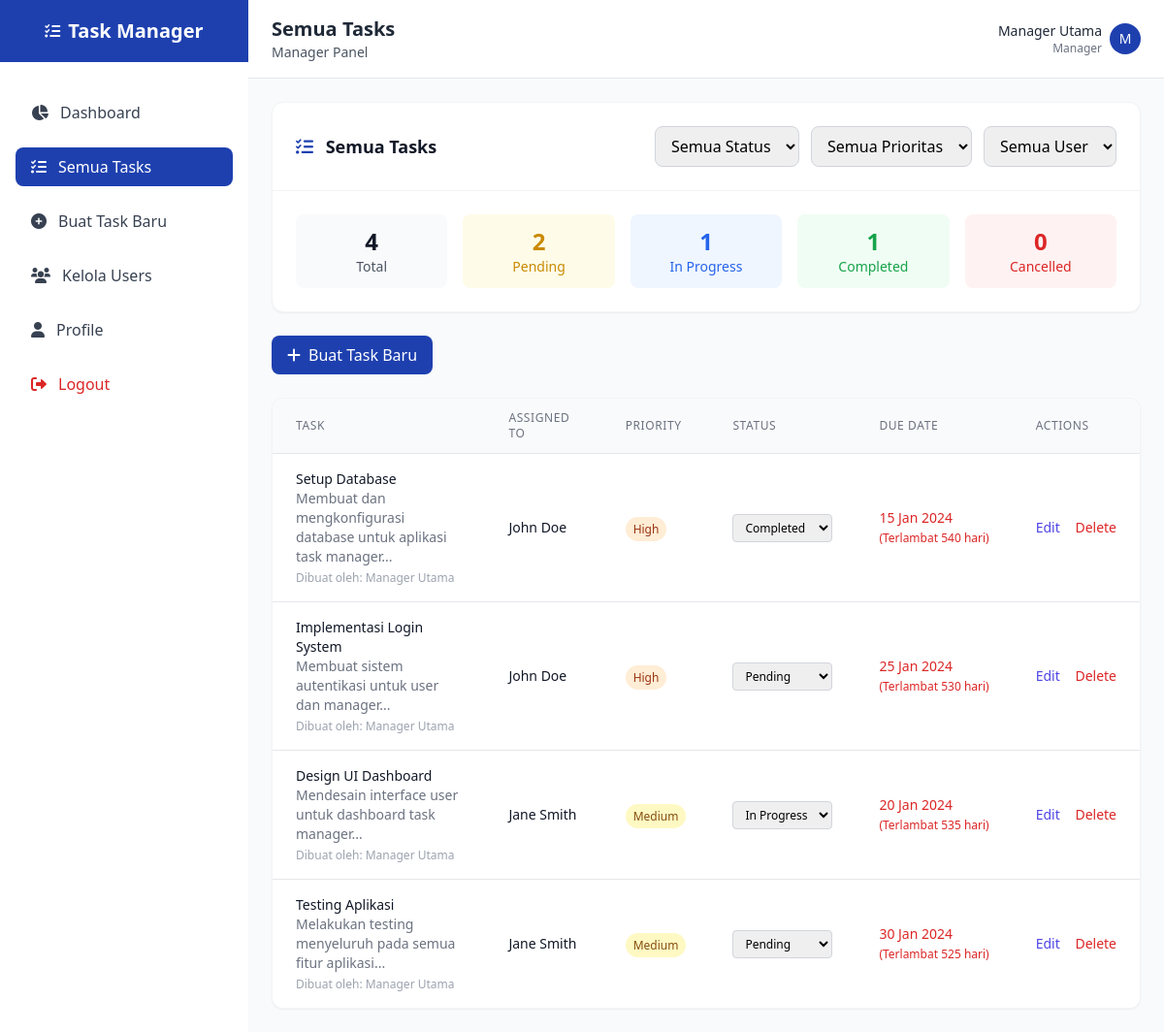
The page /all-tasks.php (signed in) on the database its author committed.
### tables this page shows
CREATE TABLE IF NOT EXISTS tasks (
    id INT AUTO_INCREMENT PRIMARY KEY,
    title VARCHAR(255) NOT NULL,
    description TEXT,
    status ENUM('pending', 'in_progress', 'completed', 'cancelled') DEFAULT 'pending',
    priority ENUM('low', 'medium', 'high', 'urgent') DEFAULT 'medium',
    assigned_to INT,
    created_by INT,
    due_date DATE,
    completed_at TIMESTAMP NULL,
    created_at TIMESTAMP DEFAULT CURRENT_TIMESTAMP,
    updated_at TIMESTAMP DEFAULT CURRENT_TIMESTAMP ON UPDATE CURRENT_TIMESTAMP,
    FOREIGN KEY (assigned_to) REFERENCES users(id) ON DELETE SET NULL,
    FOREIGN KEY (created_by) REFERENCES users(id) ON DELETE SET NULL
);

CREATE TABLE IF NOT EXISTS users (
    id INT AUTO_INCREMENT PRIMARY KEY,
    username VARCHAR(50) UNIQUE NOT NULL,
    email VARCHAR(100) UNIQUE NOT NULL,
    password VARCHAR(255) NOT NULL,
    full_name VARCHAR(100) NOT NULL,
    role ENUM('user', 'manager') DEFAULT 'user',
    status ENUM('active', 'inactive') DEFAULT 'active',
    created_at TIMESTAMP DEFAULT CURRENT_TIMESTAMP,
    updated_at TIMESTAMP DEFAULT CURRENT_TIMESTAMP ON UPDATE CURRENT_TIMESTAMP
);

### config/database.php (called while the page is built, shortened)
<?php
function getConnection() {
    try {
        $pdo = new PDO("mysql:host=" . DB_HOST . ";dbname=" . DB_NAME, DB_USER, DB_PASS);
        $pdo->setAttribute(PDO::ATTR_ERRMODE, PDO::ERRMODE_EXCEPTION);
        $pdo->setAttribute(PDO::ATTR_DEFAULT_FETCH_MODE, PDO::FETCH_ASSOC);
        return $pdo;
    } catch(PDOException $e) {
        die("Koneksi database gagal: " . $e->getMessage());
    }
}
function executeQuery($sql, $params = []) {
    $pdo = getConnection();
    $stmt = $pdo->prepare($sql);
    $stmt->execute($params);
    return $stmt;
}
function fetchAll($sql, $params = []) {
    $stmt = executeQuery($sql, $params);
    return $stmt->fetchAll();
}
?>

### all-tasks.php (the view, shortened to what this page needs)
<?php
require_once 'config/database.php';
$status_filter = $_GET['status'] ?? 'all';
$priority_filter = $_GET['priority'] ?? 'all';
$user_filter = $_GET['user'] ?? 'all';
$whereConditions = [];
$params = [];
$whereClause = empty($whereConditions) ? '' : 'WHERE ' . implode(' AND ', $whereConditions);
$tasks = fetchAll("
    SELECT t.*,
           u1.full_name as assigned_name,
           u2.full_name as created_by_name
    FROM tasks t
    LEFT JOIN users u1 ON t.assigned_to = u1.id
    LEFT JOIN users u2 ON t.created_by = u2.id
    {$whereClause}
    ORDER BY
        CASE t.priority
            WHEN 'urgent' THEN 1
            WHEN 'high' THEN 2
            WHEN 'medium' THEN 3
            WHEN 'low' THEN 4
        END,
        t.due_date ASC,
        t.created_at DESC
", $params);
include 'includes/header.php';
?>
<div class="max-w-7xl mx-auto">
    <div class="bg-white rounded-xl shadow-sm border border-gray-100 mb-6">
        <div class="p-6 border-b border-gray-100">
            <div class="flex flex-col lg:flex-row lg:justify-between lg:items-center">
                <h3 class="text-lg font-semibold text-gray-900 mb-4 lg:mb-0">
                    <i class="fas fa-list-check text-primary mr-2"></i>
                    Semua Tasks
                </h3>
                <div class="flex flex-col sm:flex-row gap-3">
                    <select id="status-filter" onchange="applyFilters()" class="px-3 py-2 border border-gray-300 rounded-lg focus:outline-none focus:ring-2 focus:ring-primary">
                        <option value="all" <?php echo $status_filter === 'all' ? 'selected' : ''; ?>>Semua Status</option>
                    </select>
                    <select id="priority-filter" onchange="applyFilters()" class="px-3 py-2 border border-gray-300 rounded-lg focus:outline-none focus:ring-2 focus:ring-primary">
                        <option value="all" <?php echo $priority_filter === 'all' ? 'selected' : ''; ?>>Semua Prioritas</option>
                    </select>
                    <select id="user-filter" onchange="applyFilters()" class="px-3 py-2 border border-gray-300 rounded-lg focus:outline-none focus:ring-2 focus:ring-primary">
                        <option value="all" <?php echo $user_filter === 'all' ? 'selected' : ''; ?>>Semua User</option>
                    </select>
                </div>
            </div>
        </div>
        <div class="p-6">
            <div class="grid grid-cols-2 md:grid-cols-5 gap-4 text-center">
                <?php
                $stats = [
                    'total' => count($tasks),
                    'pending' => count(array_filter($tasks, fn($t) => $t['status'] === 'pending')),
                    'in_progress' => count(array_filter($tasks, fn($t) => $t['status'] === 'in_progress')),
                    'completed' => count(array_filter($tasks, fn($t) => $t['status'] === 'completed')),
                    'cancelled' => count(array_filter($tasks, fn($t) => $t['status'] === 'cancelled'))
                ];
                ?>
                <div class="p-3 bg-gray-50 rounded-lg">
                    <div class="text-2xl font-bold text-gray-900"><?php echo $stats['total']; ?></div>
                    <div class="text-sm text-gray-600">Total</div>
                </div>
                <div class="p-3 bg-yellow-50 rounded-lg">
                    <div class="text-2xl font-bold text-yellow-600"><?php echo $stats['pending']; ?></div>
                    <div class="text-sm text-yellow-600">Pending</div>
                </div>
                <div class="p-3 bg-blue-50 rounded-lg">
                    <div class="text-2xl font-bold text-blue-600"><?php echo $stats['in_progress']; ?></div>
                    <div class="text-sm text-blue-600">In Progress</div>
                </div>
                <div class="p-3 bg-green-50 rounded-lg">
                    <div class="text-2xl font-bold text-green-600"><?php echo $stats['completed']; ?></div>
                    <div class="text-sm text-green-600">Completed</div>
                </div>
                <div class="p-3 bg-red-50 rounded-lg">
                    <div class="text-2xl font-bold text-red-600"><?php echo $stats['cancelled']; ?></div>
                    <div class="text-sm text-red-600">Cancelled</div>
                </div>
            </div>
        </div>
    </div>
    <div class="mb-6">
        <a href="create-task.php" class="inline-flex items-center px-4 py-2 bg-primary text-white rounded-lg hover:bg-blue-700 font-medium">
            <i class="fas fa-plus mr-2"></i>
            Buat Task Baru
        </a>
    </div>
    <?php if (empty($tasks)): ?>
    <div class="bg-white rounded-xl shadow-sm border border-gray-100 p-8 text-center">
        <i class="fas fa-inbox text-gray-400 text-4xl mb-4"></i>
        <h3 class="text-lg font-medium text-gray-900 mb-2">Tidak ada tasks</h3>
        <p class="text-gray-600">Belum ada tasks yang sesuai dengan filter yang dipilih.</p>
    </div>
    <?php else: ?>
    <div class="bg-white rounded-xl shadow-sm border border-gray-100 overflow-hidden">
        <div class="overflow-x-auto">
            <table class="min-w-full divide-y divide-gray-200">
                <thead class="bg-gray-50">
                    <tr>
                        <th class="px-6 py-3 text-left text-xs font-medium text-gray-500 uppercase tracking-wider">Task</th>
                        <th class="px-6 py-3 text-left text-xs font-medium text-gray-500 uppercase tracking-wider">Assigned To</th>
                        <th class="px-6 py-3 text-left text-xs font-medium text-gray-500 uppercase tracking-wider">Priority</th>
                        <th class="px-6 py-3 text-left text-xs font-medium text-gray-500 uppercase tracking-wider">Status</th>
                        <th class="px-6 py-3 text-left text-xs font-medium text-gray-500 uppercase tracking-wider">Due Date</th>
                        <th class="px-6 py-3 text-left text-xs font-medium text-gray-500 uppercase tracking-wider">Actions</th>
                    </tr>
                </thead>
                <tbody class="bg-white divide-y divide-gray-200">
                    <?php foreach ($tasks as $task):
                        $daysLeft = $task['due_date'] ? ceil((strtotime($task['due_date']) - time()) / (60 * 60 * 24)) : null;
                        $isOverdue = $daysLeft !== null && $daysLeft < 0;
                        $isUrgent = $daysLeft !== null && $daysLeft <= 3 && $daysLeft >= 0;
                    ?>
                    <tr class="hover:bg-gray-50">
                        <td class="px-6 py-4">
                            <div>
                                <div class="text-sm font-medium text-gray-900"><?php echo htmlspecialchars($task['title']); ?></div>
                                <div class="text-sm text-gray-500"><?php echo htmlspecialchars(substr($task['description'], 0, 100)); ?>...</div>
                                <div class="text-xs text-gray-400 mt-1">Dibuat oleh: <?php echo $task['created_by_name']; ?></div>
                            </div>
                        </td>
                        <td class="px-6 py-4 whitespace-nowrap">
                            <div class="text-sm text-gray-900"><?php echo $task['assigned_name'] ?: 'Belum ditugaskan'; ?></div>
                        </td>
                        <td class="px-6 py-4 whitespace-nowrap">
                            <span class="px-2 py-1 text-xs font-medium rounded-full
                                <?php
                                echo $task['priority'] == 'urgent' ? 'bg-red-100 text-red-800' :
                                    ($task['priority'] == 'high' ? 'bg-orange-100 text-orange-800' :
                                    ($task['priority'] == 'medium' ? 'bg-yellow-100 text-yellow-800' : 'bg-gray-100 text-gray-800'));
                                ?>">
                                <?php echo ucfirst($task['priority']); ?>
                            </span>
                        </td>
                        <td class="px-6 py-4 whitespace-nowrap">
                            <select onchange="updateTaskStatus(<?php echo $task['id']; ?>, this.value)" class="text-xs border border-gray-300 rounded px-2 py-1">
                                <option value="pending" <?php echo $task['status'] == 'pending' ? 'selected' : ''; ?>>Pending</option>
                                <option value="in_progress" <?php echo $task['status'] == 'in_progress' ? 'selected' : ''; ?>>In Progress</option>
                                <option value="completed" <?php echo $task['status'] == 'completed' ? 'selected' : ''; ?>>Completed</option>
                            </select>
                        </td>
                        <td class="px-6 py-4 whitespace-nowrap">
                            <?php if ($task['due_date']): ?>
                            <div class="text-sm <?php echo $isOverdue ? 'text-red-600' : ($isUrgent ? 'text-orange-600' : 'text-gray-900'); ?>">
                                <?php echo date('d M Y', strtotime($task['due_date'])); ?>
                                <?php if ($isOverdue): ?>
                                    <br><span class="text-xs">(Terlambat <?php echo abs($daysLeft); ?> hari)</span>
                                <?php elseif ($isUrgent): ?>
                                    <br><span class="text-xs">(<?php echo $daysLeft == 0 ? 'Hari ini' : $daysLeft . ' hari lagi'; ?>)</span>
                                <?php endif; ?>
                            </div>
                            <?php else: ?>
                            <span class="text-sm text-gray-400">-</span>
                            <?php endif; ?>
                        </td>
                        <td class="px-6 py-4 whitespace-nowrap text-sm font-medium">
                            <a href="edit-task.php?id=<?php echo $task['id']; ?>" class="text-indigo-600 hover:text-indigo-900 mr-3">Edit</a>
                            <button onclick="deleteTask(<?php echo $task['id']; ?>)" class="text-red-600 hover:text-red-900">Delete</button>
                        </td>
                    </tr>
                    <?php endforeach; ?>
                </tbody>
            </table>
        </div>
    </div>
    <?php endif; ?>
</div>
<?php include 'includes/footer.php'; ?>

### rows shown on the page
tasks: title "Setup Database", description "Membuat dan mengkonfigurasi database untuk aplikasi task manager", created_by.full_name "Manager Utama", assigned_to.full_name "John Doe", priority "High", status+id "Completed", due_date "15 Jan 2024", due_date "540"
tasks: title "Implementasi Login System", description "Membuat sistem autentikasi untuk user dan manager", created_by.full_name "Manager Utama", assigned_to.full_name "John Doe", priority "High", status+id "Pending", due_date "25 Jan 2024", due_date "530"
tasks: title "Design UI Dashboard", description "Mendesain interface user untuk dashboard task manager", created_by.full_name "Manager Utama", assigned_to.full_name "Jane Smith", priority "Medium", status+id "In Progress", due_date "20 Jan 2024", due_date "535"
tasks: title "Testing Aplikasi", description "Melakukan testing menyeluruh pada semua fitur aplikasi", created_by.full_name "Manager Utama", assigned_to.full_name "Jane Smith", priority "Medium", status+id "Pending", due_date "30 Jan 2024", due_date "525"

### other values the page prints
$pageTitle "Semua Tasks"
getCurrentUser()['full_name'] "Manager Utama"
getCurrentUser()['role'] "Manager"
substr(getCurrentUser()['full_name'], 0, 1) "M"
$stats['total'] "4"
$stats['pending'] "2"
$stats['in_progress'] "1"
$stats['completed'] "1"
$stats['cancelled'] "0"
